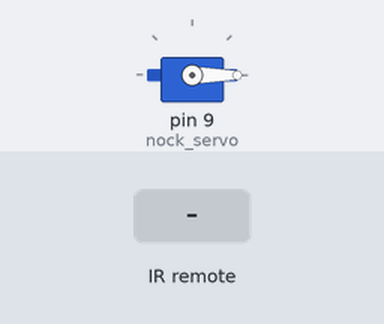
This sketch was run on a simulated Arduino Uno, built with avr-gcc and run on an emulated ATmega328P. On the bench: servo. The inputs (shaded band) are chosen by the test bench.

Above: at 1.2 s.
1.3 s: infrared code 0xFFA857 received
At 2.3 s:
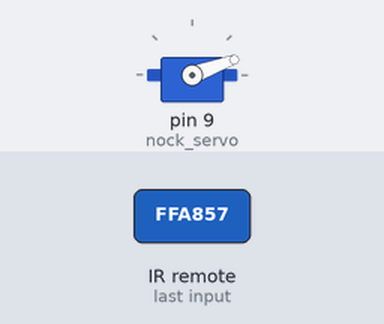
2.8 s: infrared code 0xFFA857 received
At 3.5 s:
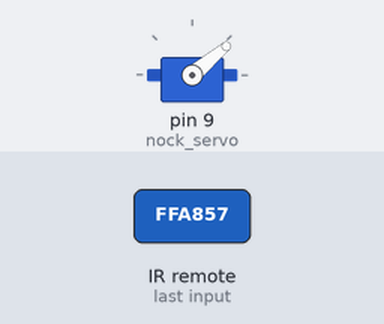
4.3 s: infrared code 0xFFE01F received
At 4.7 s:
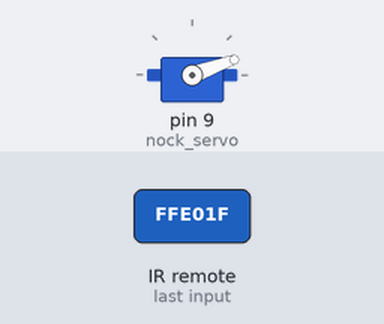
Timing chart, 0 to 7.3 s (numbered marks = the images above; inputs shaded):
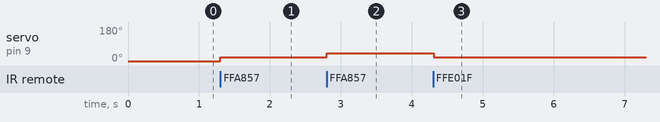

Measured:
- after the input at 1.3 s, servo on pin 9 (nock_servo): 0° → 20° at once
- after the input at 2.8 s, servo on pin 9 (nock_servo): 20° → 40° at once
- after the input at 4.3 s, servo on pin 9 (nock_servo): 40° → 20° at once

The sketch:

020_servo_irremote.ino
```cpp
#include <Servo.h> //서보모터 라이브러리(설치안해두됨)
#include <IRremote.h>

int RECV_PIN = 2; //리모컨 수신기 2번에 연결함
IRrecv irrecv(RECV_PIN);
decode_results results;

Servo nock_servo; //서보모터
int degree = 0;

void setup() {
  nock_servo.attach(9); //서보모터 9번에 연결함!
  nock_servo.write(degree);
  irrecv.enableIRIn(); //리모컨 수신 시작~!
}

void loop() {
  if (irrecv.decode(&results)) {
    //Serial.println(results.value, HEX);
    if(results.value == 0xFFA857){
      //인식된 리모컨의 id가 +라면~
      degree+=20; //각도증가!
      if(degree > 180) degree = 180; //아무리 증가해도 180을 넘을 순 없음!
      nock_servo.write(degree); //서보모터 작동!
    }else if(results.value == 0xFFE01F){
      //인식된 리모컨의 id가 -라면~
      degree-=20; //각도감소!
      if(degree < 0) degree = 0; //아무리 감소해도 0보다 작을 순 없음!
      nock_servo.write(degree); //서보모터 작동!
    }
    irrecv.resume();
  }
  delay(100);
}
```
